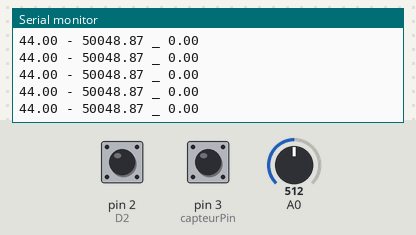
A sketch run on a simulated Arduino Uno, built with avr-gcc and run on an emulated ATmega328P. Parts: the last lines printed to the serial monitor. Inputs (shaded band) come from the test bench; at power-on: A0 = 512, pin 2 (D2) HIGH, pin 3 (capteurPin) HIGH.

Above: at 7.4 s.
7.5 s: A0 set to 113
At 8.6 s:
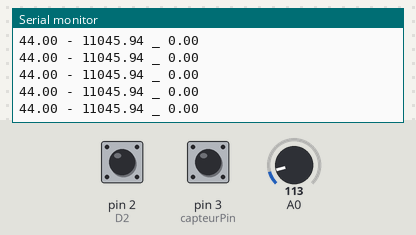
9.0 s: A0 set to 94
At 9.8 s:
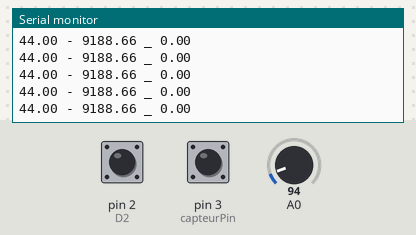
Timing chart, 0 to 12.0 s (numbered marks = the images above; inputs shaded):
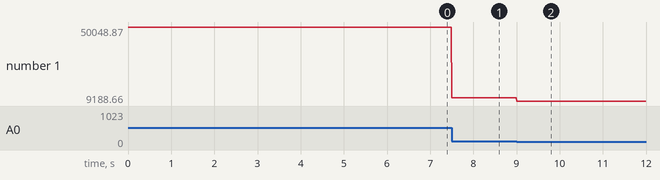

The sketch:

Programme_moteur_Stirling.ino
```cpp
const int NB_TROUS = 50;

// Volumes réels (cm³)
const float Vmax = 44.0;
const float Vmin = 32.0;

// Capteur de pression
const float VREF = 5.0;        // tension Arduino
const float PMAX = 100000.0;   // pression max du capteur (Pa) → à adapter

/************ VARIABLES ************/
volatile int trou = 0;
volatile int gtrou = 0;

float toursParSeconde = 0;
float toursParMinute = 0;
const int capteurPin = 3;
volatile unsigned long comptageImpuls = 0;
unsigned long tempsPrecedent = 0;
const unsigned long intervalle = 1000; // 1 seconde

void comptergTrou() {
  gtrou++;
  if (gtrou = 1) {
    trou = 37;
    gtrou = 0;
  }
}
void compterTrou() {
  trou++;
  if (trou >= 50) {
    trou = 0;
  }
}
/************ CALCUL DU VOLUME ************/
float calculVolume(int n) {
  float theta = 2.0 * PI * n / NB_TROUS;
  float V0 = 0.5 * (Vmax + Vmin);   // 1 → Vmax, 0 → Vmin
  return (Vmax -V0 )* cos(theta) + V0;      // cm³
}

/************ LECTURE PRESSION ************/
float lirePression() {
  int adc = analogRead(A0);
  float tension = adc * VREF / 1023.0;
  return (tension / VREF) * PMAX;          // Pa
}

/************ SETUP ************/
void setup() {
  pinMode(capteurPin, INPUT);
  Serial.begin(115200);
  pinMode(3, INPUT_PULLUP);   // D2
  attachInterrupt(digitalPinToInterrupt(3), comptergTrou, FALLING);
  pinMode(2, INPUT_PULLUP);   // D2
  attachInterrupt(digitalPinToInterrupt(2), compterTrou, FALLING);
  Serial.println("Mesure volume et pression");
  attachInterrupt(digitalPinToInterrupt(3), compter, FALLING);
}
/************ LOOP ************/
void loop() {

  unsigned long tempsActuel = millis();

  if (tempsActuel - tempsPrecedent >= intervalle) {
    noInterrupts();
    unsigned long impulsions = comptageImpuls;
    comptageImpuls = 0;
    interrupts();

    toursParSeconde = impulsions;
    toursParMinute = toursParSeconde * 60.0;

    tempsPrecedent = tempsActuel;
  }

  int n;

  n = trou;

  float volume = calculVolume(n);   // cm³
  float pression = lirePression();  // Pa

  //Serial.print("X:");
  Serial.print(volume);
  Serial.print(" - ");
  Serial.print(pression);
  Serial.print(" _ ");
  Serial.println(toursParMinute);

  delay(13);
}

void compter() {
  comptageImpuls++;
}
```

Measured:
- after the input at 7.5 s, the serial monitor: prints a new line at once (image 1)
- after the input at 9.0 s, the serial monitor: prints a new line at once (image 2)
- plotted number 1: 50048.87 → 11045.94 after the input at 7.5 s, 11045.94 → 9188.66 after the input at 9.0 s
